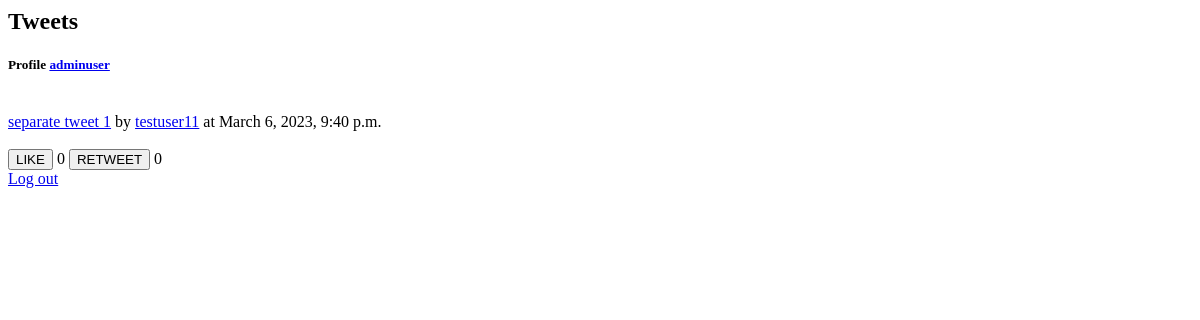
The app's page /feed/ (signed in), older data.
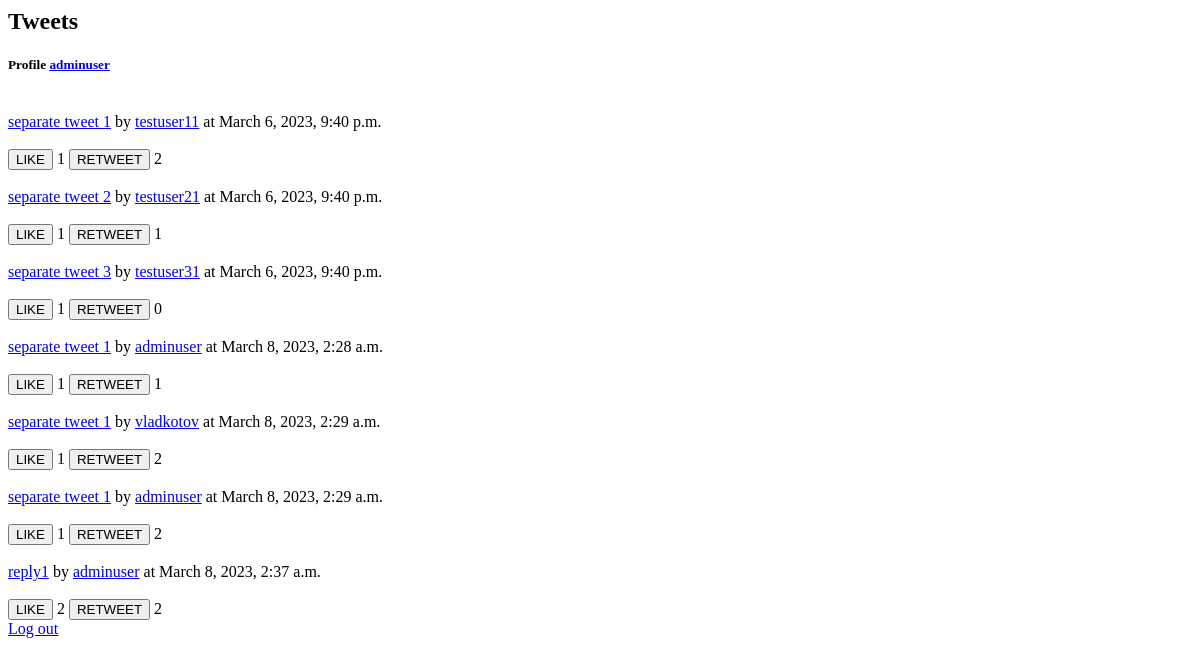
The same page, newer data.
### tweets/models.py (models this page shows, shortened)
class Tweet(models.Model):
    author = models.ForeignKey(User, on_delete=models.CASCADE)
    text=models.CharField(max_length=280)
    date_posted=models.DateTimeField(auto_now_add=True) #first created. can edit tweets with twitter blue only
    replied_to = models.ForeignKey('self', on_delete=models.CASCADE, null=True,related_name='replied')
    pic1=models.ImageField(upload_to='tweetpics', blank=True)
    likes = models.ManyToManyField(User,symmetrical=False,related_name='tweet_likes')
    retweets = models.ManyToManyField(User,symmetrical=False,related_name='tweet_retweets')
    replies = models.ManyToManyField('self',symmetrical=False,related_name='tweet_replies')
    views = models.IntegerField(default=0)

### users/models.py (models this page shows)
class User(AbstractUser):
    username_validator = UsernameValidator()
    email_validator = EmailValidator()
    url_validator=URLValidator()
    username = models.CharField(_("username"),
        max_length=15,
        unique=True,
        help_text=_("Required. 15 characters or fewer. Letters, digits and @/./+/-/_ only."),
        validators=[username_validator],
        error_messages={"unique": _("A user with that username already exists."), },
        )
    email = models.EmailField(_('email'),
        unique=True,
        error_messages={"unique": _("A user with that email already exists."), },
        validators=[email_validator],
        )
    name = models.CharField(max_length=50)
    link = models.CharField(max_length=50,blank=True, validators=[url_validator])
    userpic = models.ImageField(default='default.jpg', upload_to='userpics')
    background = models.ImageField(default='default.jpg', upload_to='backgrounds')
    is_verified = models.BooleanField(default=False)
    bio = models.TextField(max_length=160,blank=True)
    followers=models.ManyToManyField('self',symmetrical=False, related_name='user_followers')
    following = models.ManyToManyField('self',symmetrical=False, related_name='user_following')
    def __str__(self):
        return f'{self.username}'

### tweets/views.py (the view)
# urls.py: path('feed/', TweetListView.as_view(), name='feed'),
class TweetListView(ListView):
    context_object_name = "tweets"
    model=Tweet
    def get_queryset(self):
        current_user=User.objects.get(username=self.request.user)
        return Tweet.objects.filter(replied_to__isnull=True).filter(author__in=current_user.following.all())

### tweets/templates/tweets/tweet_list.html (shortened to what this page needs)
{% block content %}
<h2>Tweets</h2>
<h5>Profile <a href="{%url 'userfeed' user.username %}">{{user.username}}</a></h5>
{% for tweet in tweets %}
<div><a href="{% url 'detail' tweet.author tweet.pk %}">{{ tweet.text}}</a> by <a
  href="{% url 'userfeed' tweet.author %}">{{ tweet.author }}</a> at {{ tweet.date_posted}}
</div>
<form style="display:inline" action="{% url 'like' tweet.pk %}" method="post">
  <button type="submit" name="tweet_pk" value="{{ tweet.pk }}">LIKE</button>
  <span>{{tweet.likes.count}}</span>
</form>
<form style="display:inline" action="{% url 'retweet' tweet.pk %}" method="post">
  <button type="submit" name="tweet_pk" value="{{ tweet.pk }}">RETWEET</button>
  <span>{{tweet.retweets.count}}</span>
</form>
{% endfor %}
<a href="{% url 'logout' %}">Log out</a>
{% endblock %}

Row changes from the older to the newer data that the page shows:
computed for Tweet "testuser11": likes.count "0" → "1"; retweets.count "0" → "2"
now on this page (row unchanged): Tweet: text "separate tweet 2", author "testuser21", date_posted "March 6, 2023, 9:40 p.m.", likes.count "1", retweets.count "1"
now on this page (row unchanged): Tweet: text "separate tweet 3", author "testuser31", date_posted "March 6, 2023, 9:40 p.m.", likes.count "1", retweets.count "0"
added Tweet: text "separate tweet 1", author "adminuser", date_posted "March 8, 2023, 2:28 a.m.", likes.count "1", retweets.count "1"
added Tweet: text "separate tweet 1", author "vladkotov", date_posted "March 8, 2023, 2:29 a.m.", likes.count "1", retweets.count "2"
added Tweet: text "separate tweet 1", author "adminuser", date_posted "March 8, 2023, 2:29 a.m.", likes.count "1", retweets.count "2"
added Tweet: text "reply1", author "adminuser", date_posted "March 8, 2023, 2:37 a.m.", likes.count "2", retweets.count "2"
